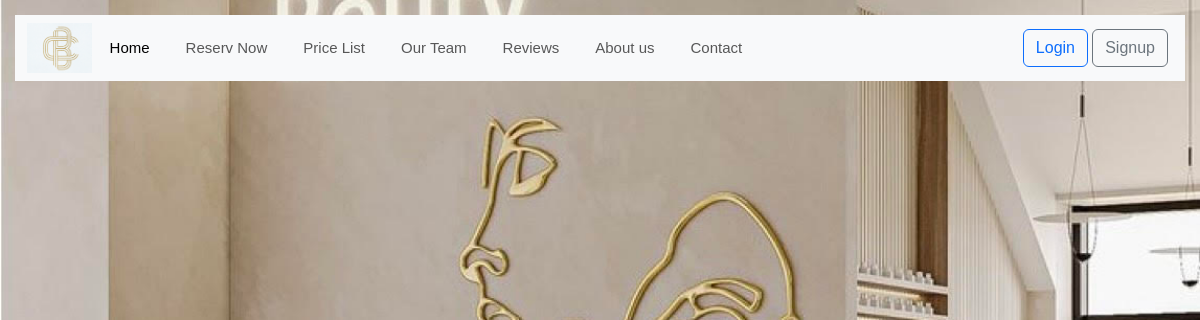
The app's page /reservation-list/, older data.
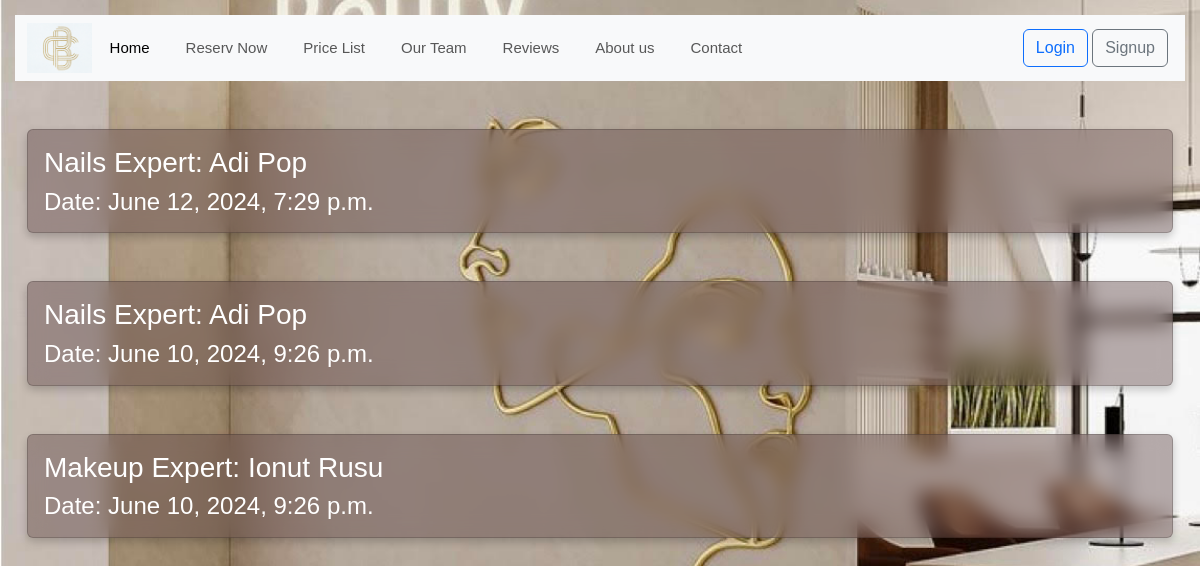
The same page, newer data.
### reservation/models.py (models this page shows, shortened)
class Reservation(models.Model):
    user = models.ForeignKey(User, on_delete=models.CASCADE)
    stylist_service = models.ForeignKey(StylistService, on_delete=models.CASCADE)
    status = models.CharField(max_length=32,
                              choices=[('Pending', 'Pending'), ("Confirmed", "Confirmed"), ("Declined", "Declined")])
    datetime_from = models.DateTimeField()
    datetime_to = models.DateTimeField(null=True, blank=True)

class StylistService(models.Model):
    stylist = models.ForeignKey(Stylist, on_delete=models.CASCADE)
    service = models.ForeignKey(Service, on_delete=models.CASCADE)
    def __str__(self):
        return f' {self.service} Expert: {self.stylist}'

class Service(models.Model):
    name = models.CharField(max_length=255)
    duration = models.DurationField()
    price = models.DecimalField(max_digits=10, decimal_places=2)
    def __str__(self):
        return self.name

class Stylist(models.Model):
    name = models.CharField(max_length=255)
    email = models.EmailField(max_length=50)
    description = models.TextField()
    active = models.BooleanField(default=True)
    profile = models.ImageField(null=True, blank=True, upload_to="stylist_profile/")
    def __str__(self):
        return self.name

### reservation/views.py (the view)
# urls.py: path('reservation-list/', views.ReservationListView.as_view(), name='reservation_list'),
class ReservationListView(ListView, LoginRequiredMixin, PermissionRequiredMixin, ):
    template_name = 'reservation/reservation_list.html'
    model = Reservation
    context_object_name = 'all_reservations'
    permission_required = "reservation.view_reservation_list"

### templates/reservation/reservation_list.html (shortened to what this page needs)
{% extends 'base.html' %}
{% load static %}
{% block content %}
    <div class='container-fluid' >
        <div class="row" >
            {% for reservation in all_reservations %}
                <div class="col-md-12 gy-5" >
                    <div class="card" style="background-color: rgb(95 71 71 /43%)">
                        <div class="card-body">
                            <h3 class="card-title"> {{ reservation.stylist_service }}</h3>
                            <h4 class="card-text">Date: {{ reservation.datetime_from }} </h4>
                        </div>
                    </div>
                </div>
            {% endfor %}
        </div>
    </div>
{% endblock %}

Row changes from the older to the newer data that the page shows:
added Reservation: stylist_service "Nails Expert: Adi Pop", datetime_from "June 12, 2024, 7:29 p.m."
added Reservation: stylist_service "Nails Expert: Adi Pop", datetime_from "June 10, 2024, 9:26 p.m."
added Reservation: stylist_service "Makeup Expert: Ionut Rusu", datetime_from "June 10, 2024, 9:26 p.m."
